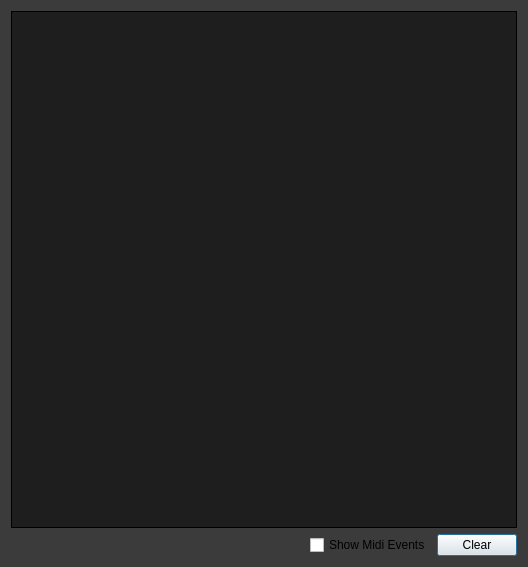
<?xml version="1.0" encoding="UTF-8"?>
<ui version="4.0">
 <class>ConsoleDialog</class>
 <widget class="QDialog" name="ConsoleDialog">
  <property name="geometry">
   <rect>
    <x>0</x>
    <y>0</y>
    <width>528</width>
    <height>567</height>
   </rect>
  </property>
  <property name="windowTitle">
   <string>Console</string>
  </property>
  <property name="styleSheet">
   <string notr="true">QDialog{
	background-color: rgb(59, 59, 59);
}</string>
  </property>
  <layout class="QGridLayout" name="gridLayout">
   <item row="1" column="2">
    <widget class="QPushButton" name="pushButton_Clear">
     <property name="text">
      <string>Clear</string>
     </property>
    </widget>
   </item>
   <item row="1" column="0">
    <spacer name="horizontalSpacer">
     <property name="orientation">
      <enum>Qt::Horizontal</enum>
     </property>
     <property name="sizeHint" stdset="0">
      <size>
       <width>40</width>
       <height>20</height>
      </size>
     </property>
    </spacer>
   </item>
   <item row="0" column="0" colspan="3">
    <widget class="QTextBrowser" name="textBrowser">
     <property name="styleSheet">
      <string notr="true">background-color: rgb(30,30,30);
	color: rgb(150,150,150);
	border: 1px solid;</string>
     </property>
    </widget>
   </item>
   <item row="1" column="1">
    <widget class="QCheckBox" name="checkBox_ShowMidiEvents">
     <property name="text">
      <string>Show Midi Events</string>
     </property>
    </widget>
   </item>
  </layout>
 </widget>
 <resources/>
 <connections/>
</ui>
